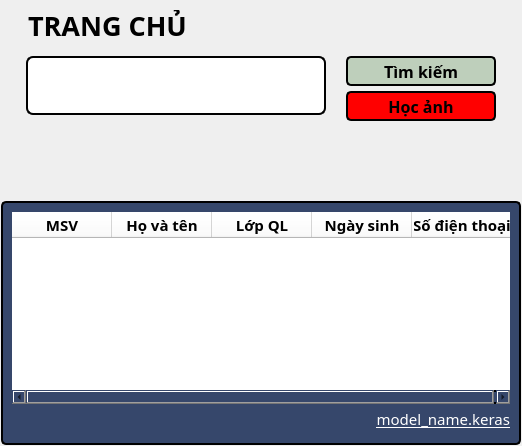
            <widget class="QWidget" name="home_page">
             <layout class="QVBoxLayout" name="verticalLayout_4" stretch="1,3">
              <property name="spacing">
               <number>2</number>
              </property>
              <property name="leftMargin">
               <number>1</number>
              </property>
              <property name="topMargin">
               <number>1</number>
              </property>
              <property name="rightMargin">
               <number>1</number>
              </property>
              <property name="bottomMargin">
               <number>1</number>
              </property>
              <item>
               <widget class="QWidget" name="home_controllers" native="true">
                <property name="autoFillBackground">
                 <bool>false</bool>
                </property>
                <layout class="QVBoxLayout" name="verticalLayout_12">
                 <property name="spacing">
                  <number>0</number>
                 </property>
                 <item>
                  <widget class="QLabel" name="home_name_label">
                   <property name="minimumSize">
                    <size>
                     <width>0</width>
                     <height>30</height>
                    </size>
                   </property>
                   <property name="maximumSize">
                    <size>
                     <width>16777215</width>
                     <height>30</height>
                    </size>
                   </property>
                   <property name="font">
                    <font>
                     <family>Cascadia Mono SemiBold</family>
                     <pointsize>20</pointsize>
                     <weight>75</weight>
                     <bold>true</bold>
                     <underline>false</underline>
                     <strikeout>false</strikeout>
                    </font>
                   </property>
                   <property name="layoutDirection">
                    <enum>Qt::LeftToRight</enum>
                   </property>
                   <property name="styleSheet">
                    <string notr="true">color: rgb(0, 0, 0);
padding-left: 10px;
font-weight: bold;
font-size: 20pt;</string>
                   </property>
                   <property name="text">
                    <string>TRANG CHỦ</string>
                   </property>
                   <property name="alignment">
                    <set>Qt::AlignLeading|Qt::AlignLeft|Qt::AlignVCenter</set>
                   </property>
                  </widget>
                 </item>
                 <item>
                  <widget class="QWidget" name="widget_3" native="true">
                   <property name="minimumSize">
                    <size>
                     <width>0</width>
                     <height>150</height>
                    </size>
                   </property>
                   <layout class="QHBoxLayout" name="horizontalLayout_4">
                    <item>
                     <widget class="QWidget" name="widget_2" native="true">
                      <layout class="QVBoxLayout" name="verticalLayout_13">
                       <property name="spacing">
                        <number>5</number>
                       </property>
                       <property name="leftMargin">
                        <number>7</number>
                       </property>
                       <property name="topMargin">
                        <number>7</number>
                       </property>
                       <property name="rightMargin">
                        <number>7</number>
                       </property>
                       <property name="bottomMargin">
                        <number>7</number>
                       </property>
                       <item>
                        <widget class="QLineEdit" name="home_class_input">
                         <property name="sizePolicy">
                          <sizepolicy hsizetype="Expanding" vsizetype="Expanding">
                           <horstretch>0</horstretch>
                           <verstretch>0</verstretch>
                          </sizepolicy>
                         </property>
                         <property name="minimumSize">
                          <size>
                           <width>300</width>
                           <height>30</height>
                          </size>
                         </property>
                         <property name="font">
                          <font>
                           <family>Cascadia Code</family>
                           <pointsize>10</pointsize>
                          </font>
                         </property>
                         <property name="styleSheet">
                          <string notr="true">background-color: rgb(255, 255, 255);
border-radius: 7px;
border: 2px solid #000;</string>
                         </property>
                         <property name="inputMask">
                          <string/>
                         </property>
                         <property name="text">
                          <string/>
                         </property>
                        </widget>
                       </item>
                       <item>
                        <spacer name="verticalSpacer_3">
                         <property name="orientation">
                          <enum>Qt::Vertical</enum>
                         </property>
                         <property name="sizeHint" stdset="0">
                          <size>
                           <width>20</width>
                           <height>46</height>
                          </size>
                         </property>
                        </spacer>
                       </item>
                      </layout>
                     </widget>
                    </item>
                    <item>
                     <widget class="QWidget" name="widget" native="true">
                      <property name="minimumSize">
                       <size>
                        <width>150</width>
                        <height>0</height>
                       </size>
                      </property>
                      <layout class="QVBoxLayout" name="verticalLayout_14">
                       <property name="spacing">
                        <number>5</number>
                       </property>
                       <property name="leftMargin">
                        <number>7</number>
                       </property>
                       <property name="topMargin">
                        <number>7</number>
                       </property>
                       <property name="rightMargin">
                        <number>7</number>
                       </property>
                       <property name="bottomMargin">
                        <number>7</number>
                       </property>
                       <item>
                        <widget class="QPushButton" name="home_search_btn">
                         <property name="minimumSize">
                          <size>
                           <width>150</width>
                           <height>30</height>
                          </size>
                         </property>
                         <property name="maximumSize">
                          <size>
                           <width>10</width>
                           <height>30</height>
                          </size>
                         </property>
                         <property name="font">
                          <font>
                           <family>Cascadia Code</family>
                           <pointsize>12</pointsize>
                           <weight>75</weight>
                           <bold>true</bold>
                          </font>
                         </property>
                         <property name="styleSheet">
                          <string notr="true">background-color: rgb(190,207,187);
color: rgb(0,0,0);
border-radius: 5px;
border: 2px solid #000;
font-weight: bold;
font-size: 12pt;</string>
                         </property>
                         <property name="text">
                          <string>Tìm kiếm</string>
                         </property>
                         <property name="iconSize">
                          <size>
                           <width>25</width>
                           <height>25</height>
                          </size>
                         </property>
                        </widget>
                       </item>
                       <item>
                        <widget class="QPushButton" name="home_train_btn">
                         <property name="minimumSize">
                          <size>
                           <width>150</width>
                           <height>30</height>
                          </size>
                         </property>
                         <property name="maximumSize">
                          <size>
                           <width>150</width>
                           <height>60</height>
                          </size>
                         </property>
                         <property name="font">
                          <font>
                           <family>Cascadia Code</family>
                           <pointsize>12</pointsize>
                           <weight>75</weight>
                           <bold>true</bold>
                          </font>
                         </property>
                         <property name="styleSheet">
                          <string notr="true">background-color: rgb(190,207,187);
background-color: rgb(255, 0, 0);
color: rgb(0,0,0);
border-radius: 5px;
border: 2px solid #000;
font-weight: bold;
font-size: 12pt;</string>
                         </property>
                         <property name="text">
                          <string>Học ảnh</string>
                         </property>
                         <property name="iconSize">
                          <size>
                           <width>25</width>
                           <height>25</height>
                          </size>
                         </property>
                        </widget>
                       </item>
                       <item>
                        <spacer name="verticalSpacer_5">
                         <property name="orientation">
                          <enum>Qt::Vertical</enum>
                         </property>
                         <property name="sizeHint" stdset="0">
                          <size>
                           <width>20</width>
                           <height>40</height>
                          </size>
                         </property>
                        </spacer>
                       </item>
                      </layout>
                     </widget>
                    </item>
                   </layout>
                  </widget>
                 </item>
                </layout>
               </widget>
              </item>
              <item>
               <widget class="QWidget" name="home_view" native="true">
                <property name="font">
                 <font>
                  <family>Cascadia Code</family>
                 </font>
                </property>
                <property name="styleSheet">
                 <string notr="true">border-radius: 5px;
background-color:rgb(54, 71, 107); 
border-radius: 5px;
border: 2px solid #000;
</string>
                </property>
                <layout class="QVBoxLayout" name="verticalLayout_3">
                 <property name="spacing">
                  <number>0</number>
                 </property>
                 <property name="leftMargin">
                  <number>11</number>
                 </property>
                 <property name="topMargin">
                  <number>11</number>
                 </property>
                 <property name="rightMargin">
                  <number>11</number>
                 </property>
                 <property name="bottomMargin">
                  <number>11</number>
                 </property>
                 <item>
                  <widget class="QTableWidget" name="home_table">
                   <property name="font">
                    <font>
                     <family>Cascadia Code</family>
                    </font>
                   </property>
                   <property name="styleSheet">
                    <string notr="true">border-radius: 5px;
border: 0px;
background-color: rgb(255, 255, 255);</string>
                   </property>
                   <property name="verticalScrollMode">
                    <enum>QAbstractItemView::ScrollPerPixel</enum>
                   </property>
                   <property name="horizontalScrollMode">
                    <enum>QAbstractItemView::ScrollPerPixel</enum>
                   </property>
                   <column>
                    <property name="text">
                     <string>MSV</string>
                    </property>
                    <property name="font">
                     <font>
                      <family>Cascadia Code</family>
                      <pointsize>11</pointsize>
                      <weight>75</weight>
                      <bold>true</bold>
                     </font>
                    </property>
                    <property name="textAlignment">
                     <set>AlignCenter</set>
                    </property>
                    <property name="background">
                     <color>
                      <red>0</red>
                      <green>0</green>
                      <blue>0</blue>
                     </color>
                    </property>
                   </column>
                   <column>
                    <property name="text">
                     <string>Họ và tên</string>
                    </property>
                    <property name="font">
                     <font>
                      <family>Cascadia Code</family>
                      <pointsize>11</pointsize>
                      <weight>75</weight>
                      <bold>true</bold>
                     </font>
                    </property>
                    <property name="textAlignment">
                     <set>AlignCenter</set>
                    </property>
                   </column>
                   <column>
                    <property name="text">
                     <string>Lớp QL</string>
                    </property>
                    <property name="font">
                     <font>
                      <family>Cascadia Code</family>
                      <pointsize>11</pointsize>
                      <weight>75</weight>
                      <bold>true</bold>
                     </font>
                    </property>
                    <property name="textAlignment">
                     <set>AlignCenter</set>
                    </property>
                   </column>
                   <column>
                    <property name="text">
                     <string>Ngày sinh</string>
                    </property>
                    <property name="font">
                     <font>
                      <family>Cascadia Code</family>
                      <pointsize>11</pointsize>
                      <weight>75</weight>
                      <bold>true</bold>
                     </font>
                    </property>
                    <property name="textAlignment">
                     <set>AlignCenter</set>
                    </property>
                   </column>
                   <column>
                    <property name="text">
                     <string>Số điện thoại</string>
                    </property>
                    <property name="font">
                     <font>
                      <family>Cascadia Code</family>
                      <pointsize>11</pointsize>
                      <weight>75</weight>
                      <bold>true</bold>
                     </font>
                    </property>
                    <property name="textAlignment">
                     <set>AlignCenter</set>
                    </property>
                   </column>
                  </widget>
                 </item>
                 <item>
                  <widget class="QLabel" name="model_model_label">
                   <property name="minimumSize">
                    <size>
                     <width>0</width>
                     <height>30</height>
                    </size>
                   </property>
                   <property name="font">
                    <font>
                     <family>Cascadia Code</family>
                     <pointsize>11</pointsize>
                     <underline>true</underline>
                    </font>
                   </property>
                   <property name="layoutDirection">
                    <enum>Qt::LeftToRight</enum>
                   </property>
                   <property name="styleSheet">
                    <string notr="true">color: rgb(255,255,255);

border-radius: 5px;
border: 0px solid ;</string>
                   </property>
                   <property name="text">
                    <string>model_name.keras</string>
                   </property>
                   <property name="alignment">
                    <set>Qt::AlignRight|Qt::AlignTrailing|Qt::AlignVCenter</set>
                   </property>
                  </widget>
                 </item>
                </layout>
               </widget>
              </item>
             </layout>
            </widget>
